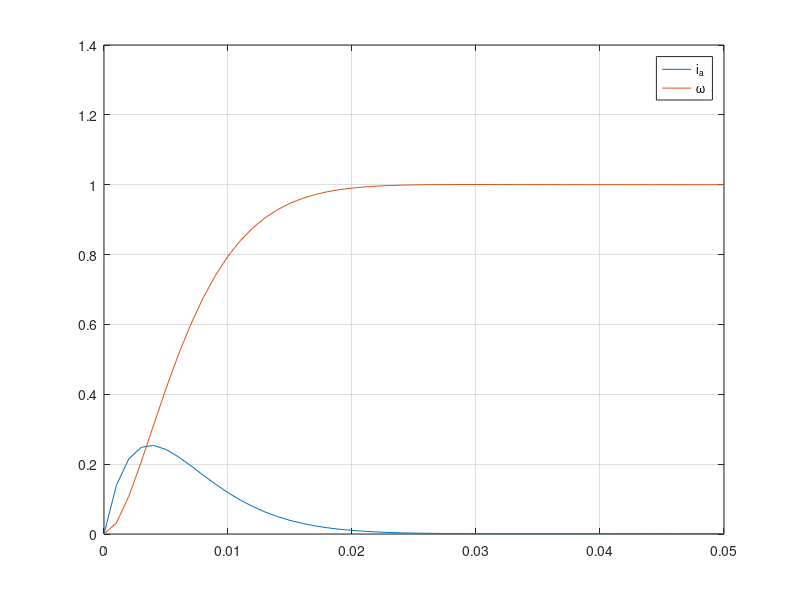
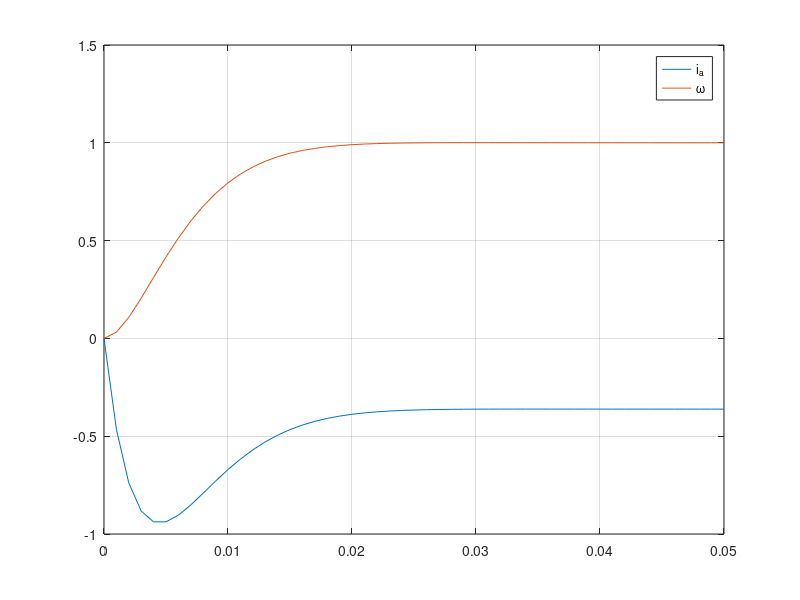

Recreate these plots in MATLAB, in order.
Ra=0.92; La=2e-3; Ke=0.2960; Kt=0.2939; Bf=3.35e-4;J=7.01e-4;Kpwm=384615;
A=[-Ra/La, -Ke/La, 0; Kt/J, -Bf/J, 0;0, 1, 0]; B=[Kpwm/La, 0; 0 -1/J;0 0];
C=[0, 1, 0];
D=[0, 0];

%% Simularea rasp la treapta
Tmax=max(real(abs(1/eig(A))))
% cea mai mare constant? de timp 140 
T_stationar=6*Tmax;
pas=T_stationar/100;
t=0:pas:T_stationar;  
ua=ones(1,length(t));Tl=ua*0;
u=[ua;Tl];
sist=ss(A,B,C,D);
[y,t,x]=lsim(sist,u,t,[0, 0, 0]);
plot(t,x);grid
legend('i_a','\omega','\theta')
xlabel('Timp (sec.)');
title('Raspunsul la treapta, 20 functionare in gol')
%% Functionarea in sarcina a motorului
t=0:1e-3:0.5;
ua=ones(1,length(t)); Tl1=0.1;Tl2=0.3; Tl=0.4*(zeros(1,length(t))+t<=Tl2); u=[ua;Tl];
plot(t,u');grid;
axis([0 0.5 -0.1 1.2]);
legend('u_a','T_L');
title('Semnalul de intrare') ;
xlabel('Timp (sec.)') ;

%% eliminarea erorii la pozitie
A=[-Ra/La, -Ke/La; Kt/J, -Bf/J];
B=[Kpwm/La, 0; 0 -1/J];
C=[0, 1];
D=[0, 0];

sist=ss(A,B,C,D);
t=0:1e-3:0.05;
u=[ones(1,length(t));zeros(1,length(t))]; 

Fx=inv((C*inv(-A)*B(:,1))); 
[y,t,x]=lsim(sist,u*Fx,t); 
plot(t,x);legend('i_a','\omega');grid

%% reducerea cu 10% a timpului de stabilizare

eig(A);
p = eig(A) + 1/10*eig(A);
Co=ctrb(A,B( :, 1));
R=rank(Co)

Kx=acker(A,B(:,1),p)


Ar=A-B(:,1)*Kx; Br=B;  Cr=C; Dr=D;

% Controller
sist2 = ss(Ar,Br,Cr,Dr);
Fx=inv((Cr*inv(-Ar)*Br(:,1))); 
[y,t,x]=lsim(sist2,u*Fx,t); 
plot(t,x);legend('i_a','\omega');grid
figure(2)

% State observer
L = acker(A',C',p)
Al = A'-C'*L;

sist3 = ss(Al,Br,Cr,Dr);
Fx=inv((Cr*inv(-Al)*Br(:,1))); 
[y,t,x]=lsim(sist3,u*Fx,t); 
plot(t,x);legend('i_a','\omega');grid
